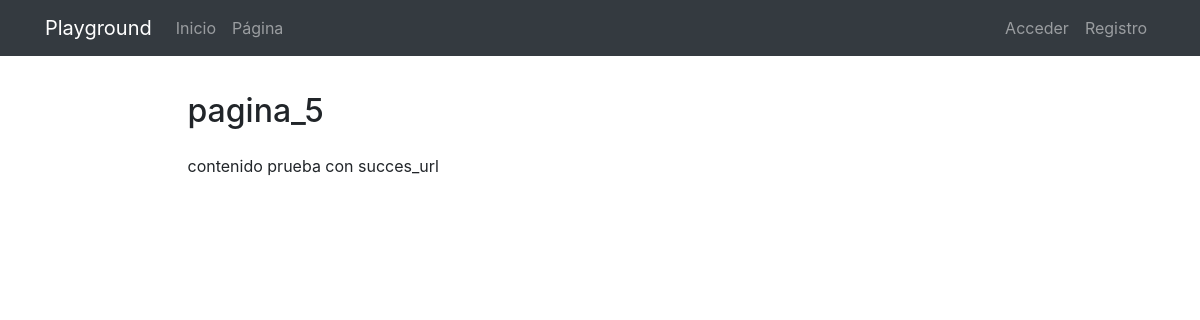
Page /pages/5/pagina_5/ on the earlier database version.
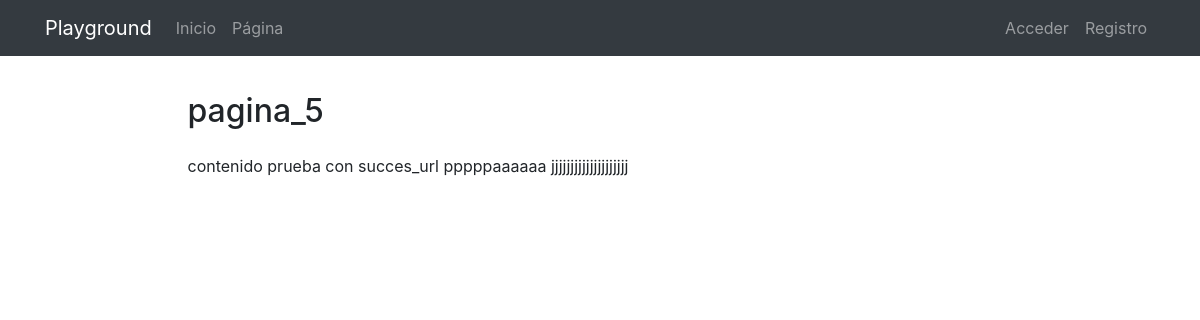
Same page on the later database version.
### pages/models.py (models this page shows, shortened)
class Page(models.Model):
    title = models.CharField(verbose_name="Título", max_length=200)
    content = RichTextField(verbose_name="Contenido")
    order = models.SmallIntegerField(verbose_name="Orden", default=0)
    created = models.DateTimeField(auto_now_add=True, verbose_name="Fecha de creación")
    updated = models.DateTimeField(auto_now=True, verbose_name="Fecha de edición")
    class Meta:
        verbose_name = "página"
        verbose_name_plural = "páginas"
        ordering = ['order', 'title']

### pages/views.py (the view)
# urls.py: path('<int:pk>/<slug:page_slug>/', PageDetailView.as_view(), name='page'),
class PageDetailView(DetailView):
    model= Page

### pages/templates/pages/page_detail.html (shortened to what this page needs)
{% extends 'core/base.html' %}
{% load static %}
{% block content %}
{% include 'pages/pages_menu.html' %}
<main role="main">
  <div class="container">
    <div class="row mt-3">
      <div class="col-md-9 mx-auto">
        <h2 class="section-heading mb-4">{{page.title}}</h2>
        <div>
          {{page.content|safe}}
        </div>
      </div>
    </div>
  </div>
</main>
{% endblock %}

Differences in the rows shown:
changed Page "pagina_5": content "contenido prueba con succes_url" → "contenido prueba con succes_url pppppaaaaaa jjjjjjjjjjjjjjjjjjjj"
